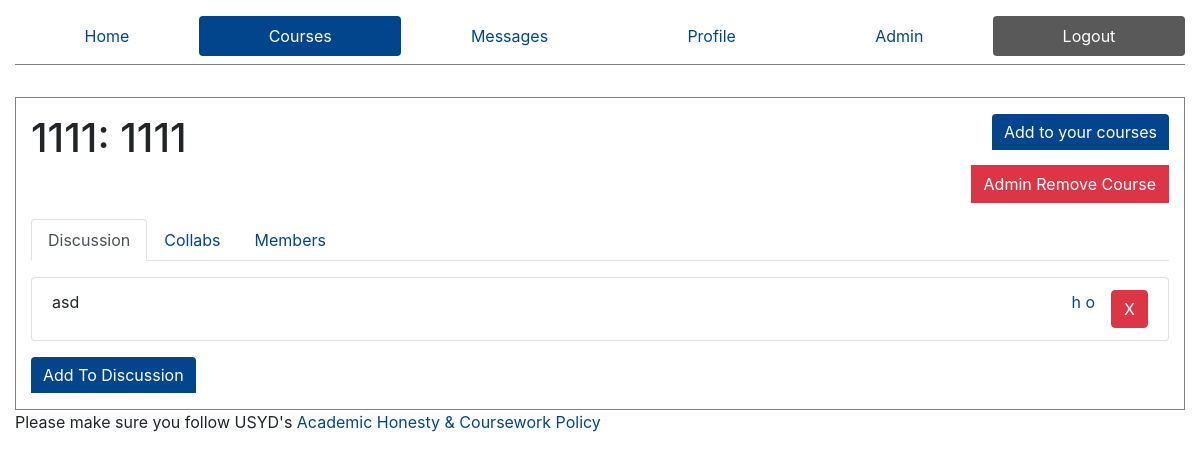
Before: /courses/1111 (signed in) with the older database file.
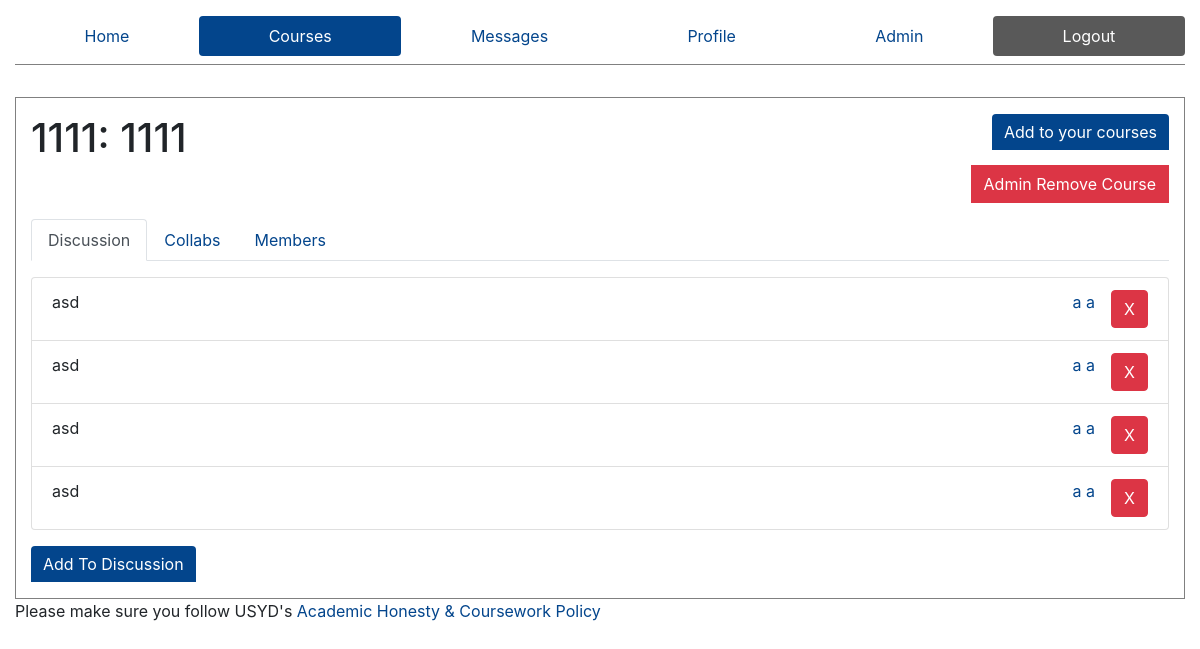
After: the same page with the newer database file.
### ed/models.py (models this page shows)
class Discussion(models.Model):
    course = models.ForeignKey(Course, on_delete=models.CASCADE, null=True)
    sender = models.ForeignKey(Profile,on_delete=models.CASCADE,null=True)
    body = models.TextField()

class Profile(models.Model):
    user = models.OneToOneField(User, on_delete=models.CASCADE, related_name='+', default=1)
    FirstName = models.CharField(max_length=50,default='firstname')
    LastName = models.CharField(max_length=50,default='lastname')
    is_admin = models.BooleanField('Is admin', default=False)

### ed/views.py (the view, shortened to what this page needs)
# urls.py: path('courses/<slug:code>', views.singleCourse, name="Course"),
def singleCourse(request, code):
    is_admin = False
    p = Profile.objects.get(user=request.user)
    if p.is_admin:
        is_admin = True
    if not request.POST:
        try:
            course = Course.objects.get(courseCode=code)
        except:
            course = None
        try:
            resources = Resource.objects.filter(course=course)
            resources = resources.all()
        except:
            resources = None
        try:
            userProfile = Profile.objects.get(user=request.user)
            exist = MemberShip.objects.filter(person=userProfile, course=course)
            if exist:
                subscribed = True
            else:
                subscribed = False
        except:
            subscribed = False
        members = MemberShip.objects.filter(course=course)
        profileIds = members.values_list('person', flat=True)
        profiles = Profile.objects.filter(id__in=profileIds)
        discussions = Discussion.objects.filter(course=course)
        context = {
            'course': course,
            'active': 'courses',
            'resources': resources,
            'subscribed': subscribed,
            'profiles': profiles.all(),
            'discussions': discussions.all(),
            'is_admin': is_admin
        }
        return render(request, 'course.html', context=context)

### templates/course.html (shortened to what this page needs)
{% extends "core.html" %}
{% block content %}
    {% if course %}
    <div class="row">
        <div class="col-6">
            <div class="title" style="display: flex;">
                <h1 role="heading" aria-level="1">
                    {{course.courseCode}}:
                    {{course.courseName}}
                </h1>
            </div>
        </div>
        <div class="col-6" style="display: flex;">
            <div class='action-buttons btn-group-vertical'>
                <form action="/courses/{{course.courseCode}}" method="post" style="margin-left: auto">
                        {% if subscribed %}
                            <button type="submit" name="code" value="{{course.courseCode}}" class="btn btn-danger" role="button">
                            Remove from your courses
                        {% else %}
                            <button type="submit" name="code" value="{{course.courseCode}}" class="btn btn-primary" role="button">
                            Add to your courses
                        {% endif %}
                    </button>
                </form>
                {% if is_admin %}
                <button type="button" class="btn btn-danger" data-toggle="modal" data-target="#adminModal" role="button">
                Admin Remove Course
                </button>
    {% endif %}
    </div>
    </div>
    </div>
    {% else %}
        <h1 role="heading">Course Not Found</h1>
    {% endif %}
    <div role='navigation'>
    <ul class="nav nav-tabs" id="myTab" role="tablist" >
        <li class="nav-item" role="tab">
            <a class="nav-link active" id="discussion-tab" data-toggle="tab" href="#discussion" role="tab" aria-controls="discussion" aria-selected="true" tab-index="0">Discussion</a>
        </li>
         <li class="nav-item" role="tab">
            <a class="nav-link" id="resources-tab" data-toggle="tab" href="#resources" role="tab" aria-controls="resources" aria-selected="false" tab-index="1">Collabs</a>
        </li>
         <li class="nav-item"  role="tab">
            <a class="nav-link" id="members-tab" data-toggle="tab" href="#members" role="tab" aria-controls="members" aria-selected="false" tab-index="2">Members</a>
        </li>
    </ul>
    </div>
    <div class="row">
    <div class="tab-content col-12" id="myTabContent">
        <div class="tab-pane show active" id="discussion" role="tabpanel" aria-labelledby="discussion-tab">
            {% if discussions %}
            <ul class="list-group" style="margin-bottom: 1rem;" role="tablist">
                {% for discussion in discussions %}
                        <li class="list-group-item message" role="tab">
                            <div class="message-body">
                                {{discussion.body}}
                            </div>
                            <div class="message-sender">
                                <a href="/profile/{{discussion.sender.id}}" aria-label="View Profile">
                                    {{discussion.sender.FirstName}} {{discussion.sender.LastName}}
                                </a>
                            </div>
                            {% if is_admin %}
                                    <form action="/courses/{{course.courseCode}}/discussion/{{discussion.id}}" method="post">
                                        <input type='submit' aria-label="remove comment" value="X" class="admin-delete btn btn-danger">
                                    </form>
                            {% endif %}
                        </li>
                {% endfor %}
            </ul>
            {% endif %}
        <button type="button" class="btn btn-primary" data-toggle="modal" data-target="#discussionModal">
            Add To Discussion
        </button>
        </div>
    </div>
    </div>
</body>
{% endblock %}

Changed rows visible on the page:
changed through a linked row, Discussion (number 1 of 4 on the later page): sender.FirstName "h" → "a"; sender.LastName "o" → "a"
added Discussion: body "asd", sender.FirstName "a", sender.LastName "a"
added Discussion: body "asd", sender.FirstName "a", sender.LastName "a"
added Discussion: body "asd", sender.FirstName "a", sender.LastName "a"
